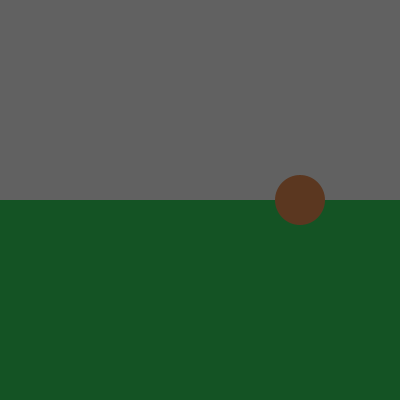
Frame 1 (no input)
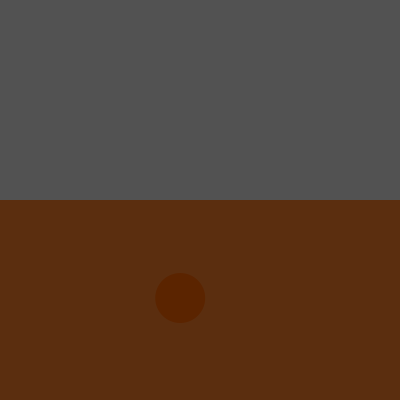
Frame 60 (the mouse pressed at the canvas centre just before this capture)
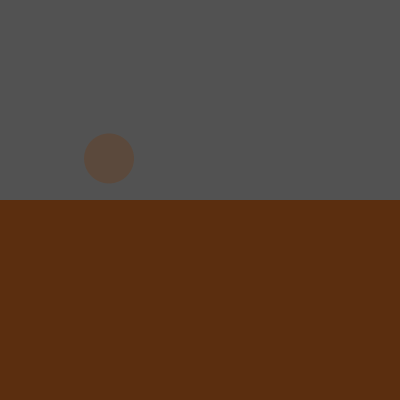
Frame 120 (the mouse held since frame 60 and released just before this capture)

The Processing sketch that drew these frames (run headless with seeded random() and noise(); from frame 60 on, the mouse is pressed at the canvas centre):

// Processing sketch: processing_121305
// ── processing_121305.pde

float counter = 0;

void setup()
{
  size(400,400);
}

void draw()
{
  
  noStroke();
  fill(97);
  rect(0,0,400,200);
  fill(20,83,36);
  rect(0,200,400,200);
  
 
  
  
  translate(width/2,height/2);
  
  pushMatrix();
  translate(cos(counter)*100, sin(counter)*100);
  colorMode(HSB,300,100,100);
  float a = map(sin(counter),-1,1,-10,140);
  fill(20,a,36);
  ellipse(0,0,50,50);
  popMatrix();
  
  counter += 0.030;
  
}
